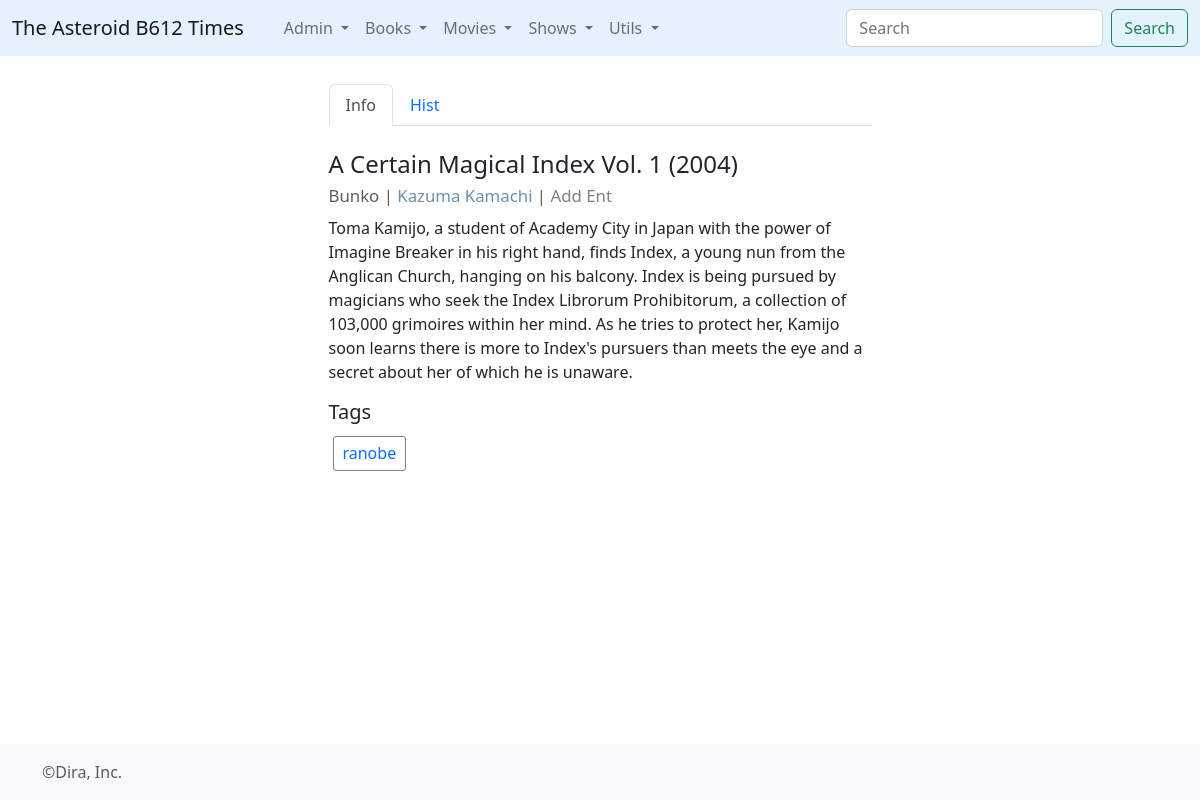
/book/729, run on an earlier commit of the app's database.
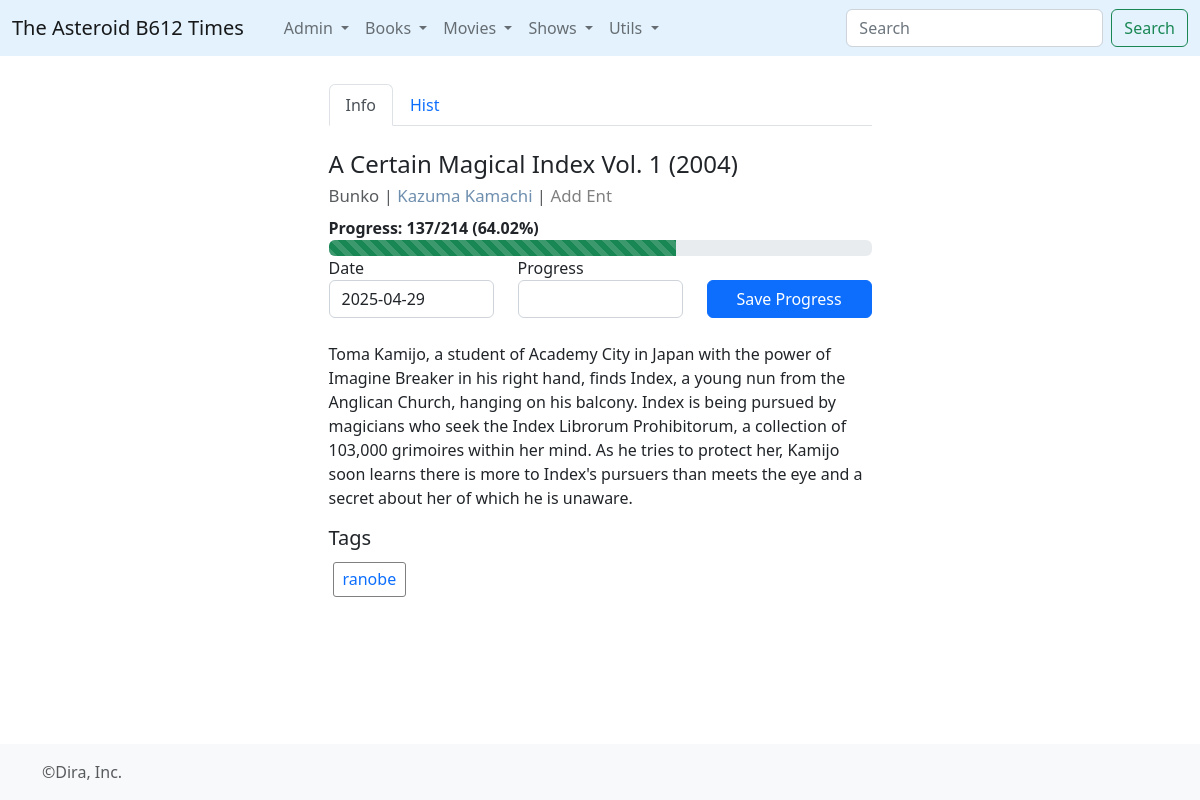
And on a later commit of the database.
### times/models.py (models this page shows, shortened)
class BookTag(models.Model):
	libro = models.ForeignKey(Book, on_delete=models.CASCADE)
	tag = models.CharField(max_length=256)

class ProgressBar(models.Model):
	libro = models.ForeignKey(Book,on_delete=models.CASCADE)
	units = models.CharField(max_length=50)
	cantidad = models.IntegerField()
	avance = models.IntegerField(blank=True,default=0)
	fecha_inicio = models.DateField()
	@property
	def prct_prog(self):
		return round(self.avance/self.cantidad*100.00,2)

### times/views.py (the view)
# urls.py: path('book/<bookid>', views.book, name='book'),
def book(request,bookid):
	this_book = Book.objects.get(pk=int(bookid))
	wtypes = WikiType.objects.all()
	related_wikis = MediaWiki.objects.filter(media_type=1, media_id=this_book.id).order_by('id')
	listas = BookList.objects.all().order_by('listname')
	conteo_be = BookEntity.objects.filter(libro__id=this_book.id).count()
	citas = BookQuote.objects.filter(libro=this_book).order_by('id')
	barras = ProgressBar.objects.filter(libro=this_book,avance__lt=F('cantidad'))
	btags = BookTag.objects.filter(libro__id=this_book.id)
	if conteo_be > 0:
		entidades = BookEntity.objects.filter(libro__id=this_book.id).order_by('id')
		return render(request,'view-book-entity.html',{'this_book':this_book,'entidades':entidades,'btags':btags,'wtypes':wtypes,'relw':related_wikis,'blistas':listas,'barras':barras,'citas':citas})
	else:
		return render(request,'view-book.html',{'this_book':this_book,'btags':btags,'wtypes':wtypes,'relw':related_wikis,'blistas':listas,'barras':barras,'citas':citas})

### times/models.py (called while the page is built)
	@property
	def cleantext(self):
		n_corte = self.info.find('==headtext==')
		if n_corte == -1:
			return self.info
		else:
			return self.info.replace('==headtext==','')

	@property
	def titulo(self):
		return self.title+' ('+ str(self.pub_year) +')'

	@property
	def authors_links(self):
		creds = Credito.objects.filter(ctype__id__in=[1,5,6,7],media_type=1,media_id=self.id)
		enlaces = ""
		for c in creds:
			enlaces = enlaces + "<a href='/wiki/"+str(c.persona.id)+"' style='text-decoration:none; color:#6F8FAF;'>"+c.persona.title+"</a>,&nbsp;"
		return enlaces[:-7]

	@property
	def mainPic(self):
		npics = BookMedia.objects.filter(libro__id=self.id,imgtype=1).count()
		if npics == 0:
			return None
		else:
			pks = BookMedia.objects.filter(libro__id=self.id,imgtype=1).values_list('pk', flat=True)
			random_pk = choice(pks)
			ppic = BookMedia.objects.get(pk=random_pk)
			return ppic.imagen.url

### times/templates/view-book.html (shortened to what this page needs)
{% extends 'base_forms.html' %}
{% block contenido %}
<ul class="nav nav-tabs" id="myTab" role="tablist">
  <li class="nav-item" role="presentation">
    <button class="nav-link active" id="home-tab" data-bs-toggle="tab" data-bs-target="#home" type="button" role="tab" aria-controls="home" aria-selected="true">Info</button>
  </li>
  <li class="nav-item" role="presentation">
    <button class="nav-link" id="profile-tab" data-bs-toggle="tab" data-bs-target="#profile" type="button" role="tab" aria-controls="profile" aria-selected="false">Hist</button>
  </li>
</ul>
<div class="tab-content" id="myTabContent">
  <div class="tab-pane fade show active" id="home" role="tabpanel" aria-labelledby="home-tab">
  	<br>
  	<article class="blog-post">
	<h4>{{this_book.titulo}}<br><small class="text-muted" style="font-size: 0.7em; font-weight: normal;">{{this_book.wtype.category|capfirst}} | {{this_book.authors_links|safe}} | <a href="{% url 'addbookentity' this_book.id %}" style="text-decoration: none; color:gray;">Add Ent</a></small></h4>
	{% if barras %}
		{%for b in barras%}
		<b>Progress: {{b.avance}}/{{b.cantidad}} ({{b.prct_prog}}%)</b>
			<div class="progress">
          <div class="progress-bar progress-bar-striped bg-success" role="progressbar" style="width:{{b.prct_prog}}%;" aria-valuenow="25" aria-valuemin="0" aria-valuemax="100"></div>
       </div>
       	<form method="POST" action="{% url 'saveprogress' %}">
					  <div class="row">
					  <div class="form-group col-sm-4">
					    <label for="exampleFormControlInput1">Date</label>
					    <input type = "text" value="{% now 'Y-m-d' %}" name="fecha" class="form-control" id="exampleFormControlInput1">
					  </div>
					  <div class="form-group col-sm-4">
					    <label for="exampleFormControlInput1">Progress</label>
					    <input type = "text" name="progress" class="form-control" id="exampleFormControlInput1">
					  </div>
					  <div class="form-group col-sm-4">
					   <br>
					    <button type="submit" class="btn btn-primary" style="width:100%">Save Progress</button>
					  </div>
					</div>
					  <br>
					</form>
		{%endfor%}
	{%endif%}
	{{this_book.cleantext|linebreaks}}
		{% if btags %}
	<h5>Tags</h5>
	<div style="position: relative;">
		{% for t in btags %}
		<a href="{% url 'viewbooktag' t.tag %}"><div style="float:left; margin:0.25em; border: 1px solid grey; padding:0.3em; border-radius: 3px;">
		 	&nbsp;{{ t.tag }}&nbsp;
		</div></a>
		{% endfor %}
	</div><br><div style="clear:both;"></div><br>
	{% endif %}
</article>
  </div>
</div>
{% endblock%}

What changed in the data, as far as the page shows it:
added ProgressBar: avance "137", cantidad "214", prct_prog "64.02"
